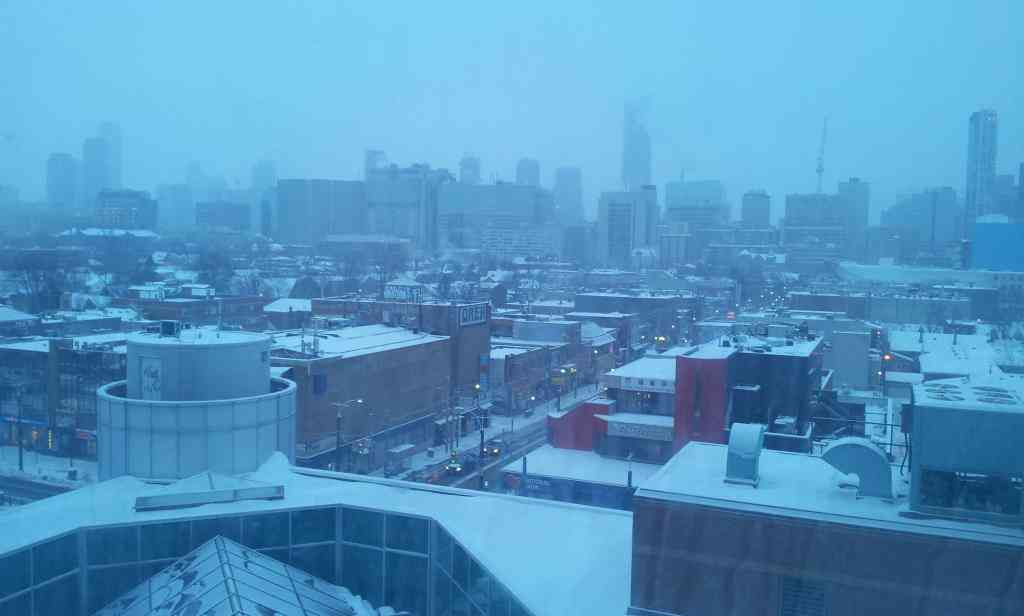
#> input picture static/images/torontorama/2ndAccommodationDawn.jpg, 1024 x 616 px; its folder holds 4 pictures in this run
$ python create_thumbnails.py
#> lines starting #> are read from the running program, lines starting #| are printed output that depends on the picture
#!/usr/bin/python3

import os
from PIL import Image

size = 128, 128

pics = set(os.listdir('.'))
pics = pics - {'create_thumbnails.py', 'thumbnails', 'myConv'}
thumbs = set(os.listdir('thumbnails'))

pics_to_process = pics - thumbs

for p in pics_to_process:
    try:
        im = Image.open(p)
#> im is the input picture: PIL image 1024x616 RGB; mean R, G, B 83, 149, 193
        im.thumbnail(size)
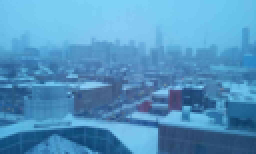
#> im: PIL image 128x77 RGB (shown 2 times larger); mean R, G, B 83.1, 149.1, 193
        im.save('thumbnails/' + p, "JPEG")
        print('created thumbnails/' + p)
    except IOError:
        print("cannot create thumbnail for " + p)
#> pass 2 of the loop `for p in pics_to_process:`:
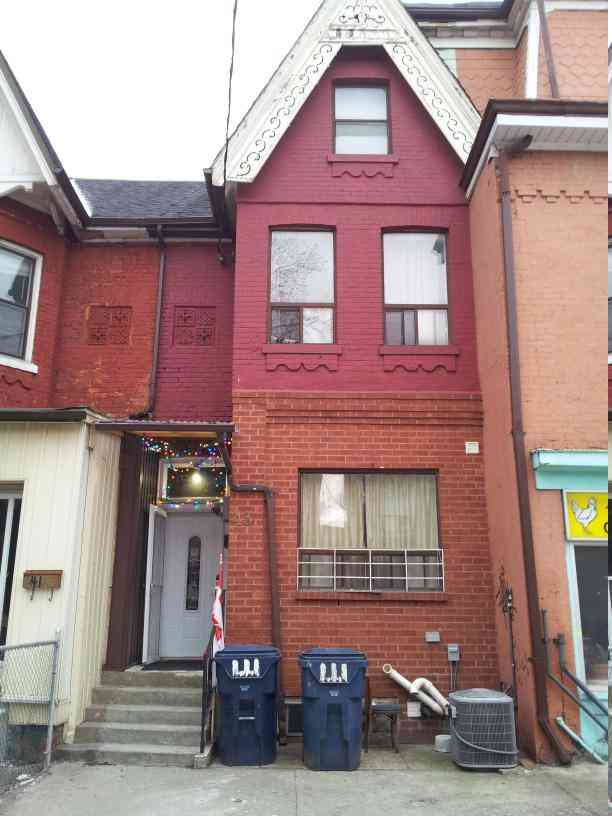
#> input picture static/images/torontorama/1stAccommodation.jpg, 612 x 816 px
#> im is the input picture: PIL image 612x816 RGB; mean R, G, B 160.2, 134.5, 132.4
#> `im.thumbnail(size)`:
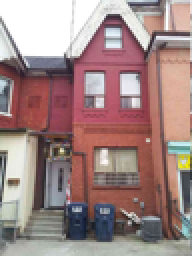
#> im: PIL image 96x128 RGB (shown 2 times larger); mean R, G, B 160.1, 134.4, 132.3
#> pass 3 of the loop `for p in pics_to_process:`:
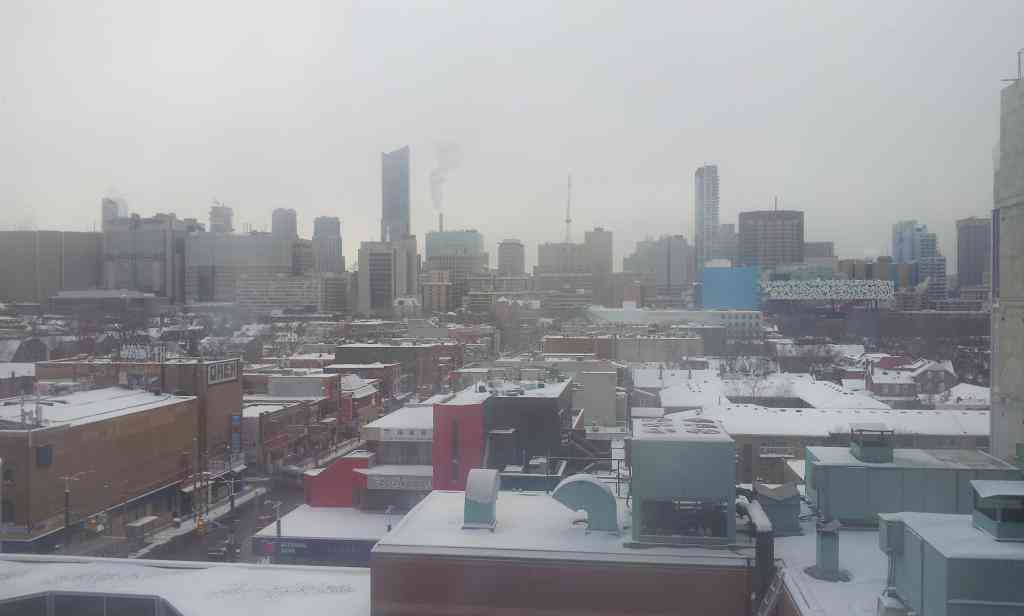
#> input picture static/images/torontorama/2ndAccommodationDay.jpg, 1024 x 616 px
#> im is the input picture: PIL image 1024x616 RGB; mean R, G, B 150.5, 151.8, 155.5
#> `im.thumbnail(size)`:
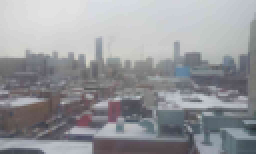
#> im: PIL image 128x77 RGB (shown 2 times larger); mean R, G, B 150.5, 151.8, 155.5
